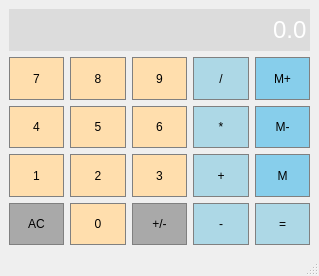
<?xml version="1.0" encoding="UTF-8"?>
<ui version="4.0">
 <class>MainWindow</class>
 <widget class="QMainWindow" name="MainWindow">
  <property name="geometry">
   <rect>
    <x>0</x>
    <y>0</y>
    <width>319</width>
    <height>276</height>
   </rect>
  </property>
  <property name="windowTitle">
   <string>MainWindow</string>
  </property>
  <widget class="QWidget" name="centralwidget">
   <layout class="QGridLayout" name="gridLayout">
    <item row="1" column="1">
     <widget class="QPushButton" name="btn8">
      <property name="sizePolicy">
       <sizepolicy hsizetype="Preferred" vsizetype="Preferred">
        <horstretch>0</horstretch>
        <verstretch>0</verstretch>
       </sizepolicy>
      </property>
      <property name="styleSheet">
       <string notr="true">QPushButton
{
	background-color: #FFDEAD;
	border: 1px solid gray;
	padding: 5px;
}

QPushButton:pressed
{
	background-color: #FFFFF0;
	border: 1px solid red;
	padding: 5px;
}</string>
      </property>
      <property name="text">
       <string>8</string>
      </property>
     </widget>
    </item>
    <item row="2" column="4">
     <widget class="QPushButton" name="btnMemoryClear">
      <property name="sizePolicy">
       <sizepolicy hsizetype="Preferred" vsizetype="Preferred">
        <horstretch>0</horstretch>
        <verstretch>0</verstretch>
       </sizepolicy>
      </property>
      <property name="styleSheet">
       <string notr="true">QPushButton
{
	background-color: #87CEEB;
	border: 1px solid gray;
	padding: 5px;
}

QPushButton:pressed
{
	background-color: #FFFFF0;
	border: 1px solid red;
	padding: 5px;
}</string>
      </property>
      <property name="text">
       <string>M-</string>
      </property>
     </widget>
    </item>
    <item row="2" column="2">
     <widget class="QPushButton" name="btn6">
      <property name="sizePolicy">
       <sizepolicy hsizetype="Preferred" vsizetype="Preferred">
        <horstretch>0</horstretch>
        <verstretch>0</verstretch>
       </sizepolicy>
      </property>
      <property name="styleSheet">
       <string notr="true">QPushButton
{
	background-color: #FFDEAD;
	border: 1px solid gray;
	padding: 5px;
}

QPushButton:pressed
{
	background-color: #FFFFF0;
	border: 1px solid red;
	padding: 5px;
}</string>
      </property>
      <property name="text">
       <string>6</string>
      </property>
     </widget>
    </item>
    <item row="3" column="2">
     <widget class="QPushButton" name="btn3">
      <property name="sizePolicy">
       <sizepolicy hsizetype="Preferred" vsizetype="Preferred">
        <horstretch>0</horstretch>
        <verstretch>0</verstretch>
       </sizepolicy>
      </property>
      <property name="styleSheet">
       <string notr="true">QPushButton
{
	background-color: #FFDEAD;
	border: 1px solid gray;
	padding: 5px;
}

QPushButton:pressed
{
	background-color: #FFFFF0;
	border: 1px solid red;
	padding: 5px;
}</string>
      </property>
      <property name="text">
       <string>3</string>
      </property>
     </widget>
    </item>
    <item row="3" column="0">
     <widget class="QPushButton" name="btn1">
      <property name="sizePolicy">
       <sizepolicy hsizetype="Preferred" vsizetype="Preferred">
        <horstretch>0</horstretch>
        <verstretch>0</verstretch>
       </sizepolicy>
      </property>
      <property name="styleSheet">
       <string notr="true">QPushButton
{
	background-color: #FFDEAD;
	border: 1px solid gray;
	padding: 5px;
}

QPushButton:pressed
{
	background-color: #FFFFF0;
	border: 1px solid red;
	padding: 5px;
}</string>
      </property>
      <property name="text">
       <string>1</string>
      </property>
     </widget>
    </item>
    <item row="3" column="4">
     <widget class="QPushButton" name="btnMemoryGet">
      <property name="sizePolicy">
       <sizepolicy hsizetype="Preferred" vsizetype="Preferred">
        <horstretch>0</horstretch>
        <verstretch>0</verstretch>
       </sizepolicy>
      </property>
      <property name="styleSheet">
       <string notr="true">QPushButton
{
	background-color: #87CEEB;
	border: 1px solid gray;
	padding: 5px;
}

QPushButton:pressed
{
	background-color: #FFFFF0;
	border: 1px solid red;
	padding: 5px;
}</string>
      </property>
      <property name="text">
       <string>M</string>
      </property>
     </widget>
    </item>
    <item row="1" column="0">
     <widget class="QPushButton" name="btn7">
      <property name="sizePolicy">
       <sizepolicy hsizetype="Preferred" vsizetype="Preferred">
        <horstretch>0</horstretch>
        <verstretch>0</verstretch>
       </sizepolicy>
      </property>
      <property name="styleSheet">
       <string notr="true">QPushButton
{
	background-color: #FFDEAD;
	border: 1px solid gray;
	padding: 5px;
}

QPushButton:pressed
{
	background-color: #FFFFF0;
	border: 1px solid red;
	padding: 5px;
}</string>
      </property>
      <property name="text">
       <string>7</string>
      </property>
     </widget>
    </item>
    <item row="2" column="1">
     <widget class="QPushButton" name="btn5">
      <property name="sizePolicy">
       <sizepolicy hsizetype="Preferred" vsizetype="Preferred">
        <horstretch>0</horstretch>
        <verstretch>0</verstretch>
       </sizepolicy>
      </property>
      <property name="styleSheet">
       <string notr="true">QPushButton
{
	background-color: #FFDEAD;
	border: 1px solid gray;
	padding: 5px;
}

QPushButton:pressed
{
	background-color: #FFFFF0;
	border: 1px solid red;
	padding: 5px;
}</string>
      </property>
      <property name="text">
       <string>5</string>
      </property>
     </widget>
    </item>
    <item row="2" column="3">
     <widget class="QPushButton" name="btnMultiply">
      <property name="sizePolicy">
       <sizepolicy hsizetype="Preferred" vsizetype="Preferred">
        <horstretch>0</horstretch>
        <verstretch>0</verstretch>
       </sizepolicy>
      </property>
      <property name="styleSheet">
       <string notr="true">QPushButton
{
	background-color: #ADD8E6;
	border: 1px solid gray;
	padding: 5px;
}

QPushButton:pressed
{
	background-color: #FFFFF0;
	border: 1px solid red;
	padding: 5px;
}</string>
      </property>
      <property name="text">
       <string>*</string>
      </property>
     </widget>
    </item>
    <item row="3" column="3">
     <widget class="QPushButton" name="btnPlus">
      <property name="sizePolicy">
       <sizepolicy hsizetype="Preferred" vsizetype="Preferred">
        <horstretch>0</horstretch>
        <verstretch>0</verstretch>
       </sizepolicy>
      </property>
      <property name="styleSheet">
       <string notr="true">QPushButton
{
	background-color: #ADD8E6;
	border: 1px solid gray;
	padding: 5px;
}

QPushButton:pressed
{
	background-color: #FFFFF0;
	border: 1px solid red;
	padding: 5px;
}</string>
      </property>
      <property name="text">
       <string>+</string>
      </property>
     </widget>
    </item>
    <item row="1" column="4">
     <widget class="QPushButton" name="btnMemoryMemAdd">
      <property name="sizePolicy">
       <sizepolicy hsizetype="Preferred" vsizetype="Preferred">
        <horstretch>0</horstretch>
        <verstretch>0</verstretch>
       </sizepolicy>
      </property>
      <property name="styleSheet">
       <string notr="true">QPushButton
{
	background-color: #87CEEB;
	border: 1px solid gray;
	padding: 5px;
}

QPushButton:pressed
{
	background-color: #FFFFF0;
	border: 1px solid red;
	padding: 5px;
}</string>
      </property>
      <property name="text">
       <string>M+</string>
      </property>
     </widget>
    </item>
    <item row="1" column="2">
     <widget class="QPushButton" name="btn9">
      <property name="sizePolicy">
       <sizepolicy hsizetype="Preferred" vsizetype="Preferred">
        <horstretch>0</horstretch>
        <verstretch>0</verstretch>
       </sizepolicy>
      </property>
      <property name="styleSheet">
       <string notr="true">QPushButton
{
	background-color: #FFDEAD;
	border: 1px solid gray;
	padding: 5px;
}

QPushButton:pressed
{
	background-color: #FFFFF0;
	border: 1px solid red;
	padding: 5px;
}</string>
      </property>
      <property name="text">
       <string>9</string>
      </property>
     </widget>
    </item>
    <item row="2" column="0">
     <widget class="QPushButton" name="btn4">
      <property name="sizePolicy">
       <sizepolicy hsizetype="Preferred" vsizetype="Preferred">
        <horstretch>0</horstretch>
        <verstretch>0</verstretch>
       </sizepolicy>
      </property>
      <property name="styleSheet">
       <string notr="true">QPushButton
{
	background-color: #FFDEAD;
	border: 1px solid gray;
	padding: 5px;
}

QPushButton:pressed
{
	background-color: #FFFFF0;
	border: 1px solid red;
	padding: 5px;
}</string>
      </property>
      <property name="text">
       <string>4</string>
      </property>
     </widget>
    </item>
    <item row="1" column="3">
     <widget class="QPushButton" name="btnDevide">
      <property name="sizePolicy">
       <sizepolicy hsizetype="Preferred" vsizetype="Preferred">
        <horstretch>0</horstretch>
        <verstretch>0</verstretch>
       </sizepolicy>
      </property>
      <property name="styleSheet">
       <string notr="true">QPushButton
{
	background-color: #ADD8E6;
	border: 1px solid gray;
	padding: 5px;
}

QPushButton:pressed
{
	background-color: #FFFFF0;
	border: 1px solid red;
	padding: 5px;
}</string>
      </property>
      <property name="text">
       <string>/</string>
      </property>
     </widget>
    </item>
    <item row="3" column="1">
     <widget class="QPushButton" name="btn2">
      <property name="sizePolicy">
       <sizepolicy hsizetype="Preferred" vsizetype="Preferred">
        <horstretch>0</horstretch>
        <verstretch>0</verstretch>
       </sizepolicy>
      </property>
      <property name="styleSheet">
       <string notr="true">QPushButton
{
	background-color: #FFDEAD;
	border: 1px solid gray;
	padding: 5px;
}

QPushButton:pressed
{
	background-color: #FFFFF0;
	border: 1px solid red;
	padding: 5px;
}</string>
      </property>
      <property name="text">
       <string>2</string>
      </property>
     </widget>
    </item>
    <item row="4" column="0">
     <widget class="QPushButton" name="btnClear">
      <property name="sizePolicy">
       <sizepolicy hsizetype="Preferred" vsizetype="Preferred">
        <horstretch>0</horstretch>
        <verstretch>0</verstretch>
       </sizepolicy>
      </property>
      <property name="styleSheet">
       <string notr="true">QPushButton
{
	background-color: #A9A9A9;
	border: 1px solid gray;
	padding: 5px;
}

QPushButton:pressed
{
	background-color: #FFFFF0;
	border: 1px solid red;
	padding: 5px;
}</string>
      </property>
      <property name="text">
       <string>AC</string>
      </property>
     </widget>
    </item>
    <item row="4" column="1">
     <widget class="QPushButton" name="btn0">
      <property name="sizePolicy">
       <sizepolicy hsizetype="Preferred" vsizetype="Preferred">
        <horstretch>0</horstretch>
        <verstretch>0</verstretch>
       </sizepolicy>
      </property>
      <property name="styleSheet">
       <string notr="true">QPushButton
{
	background-color: #FFDEAD;
	border: 1px solid gray;
	padding: 5px;
}

QPushButton:pressed
{
	background-color: #FFFFF0;
	border: 1px solid red;
	padding: 5px;
}</string>
      </property>
      <property name="text">
       <string>0</string>
      </property>
     </widget>
    </item>
    <item row="4" column="2">
     <widget class="QPushButton" name="btnChangeSign">
      <property name="sizePolicy">
       <sizepolicy hsizetype="Preferred" vsizetype="Preferred">
        <horstretch>0</horstretch>
        <verstretch>0</verstretch>
       </sizepolicy>
      </property>
      <property name="styleSheet">
       <string notr="true">QPushButton
{
	background-color: #A9A9A9;
	border: 1px solid gray;
	padding: 5px;
}

QPushButton:pressed
{
	background-color: #FFFFF0;
	border: 1px solid red;
	padding: 5px;
}</string>
      </property>
      <property name="text">
       <string>+/-</string>
      </property>
     </widget>
    </item>
    <item row="4" column="3">
     <widget class="QPushButton" name="btnSubtract">
      <property name="sizePolicy">
       <sizepolicy hsizetype="Preferred" vsizetype="Preferred">
        <horstretch>0</horstretch>
        <verstretch>0</verstretch>
       </sizepolicy>
      </property>
      <property name="styleSheet">
       <string notr="true">QPushButton
{
	background-color: #ADD8E6;
	border: 1px solid gray;
	padding: 5px;
}

QPushButton:pressed
{
	background-color: #FFFFF0;
	border: 1px solid red;
	padding: 5px;
}</string>
      </property>
      <property name="text">
       <string>-</string>
      </property>
     </widget>
    </item>
    <item row="4" column="4">
     <widget class="QPushButton" name="btnEqual">
      <property name="sizePolicy">
       <sizepolicy hsizetype="Preferred" vsizetype="Preferred">
        <horstretch>0</horstretch>
        <verstretch>0</verstretch>
       </sizepolicy>
      </property>
      <property name="styleSheet">
       <string notr="true">QPushButton
{
	background-color: #ADD8E6;
	border: 1px solid gray;
	padding: 5px;
}

QPushButton:pressed
{
	background-color: #FFFFF0;
	border: 1px solid red;
	padding: 5px;
}</string>
      </property>
      <property name="text">
       <string>=</string>
      </property>
     </widget>
    </item>
    <item row="0" column="0" colspan="5">
     <widget class="QLineEdit" name="displayLE">
      <property name="sizePolicy">
       <sizepolicy hsizetype="Preferred" vsizetype="Preferred">
        <horstretch>0</horstretch>
        <verstretch>0</verstretch>
       </sizepolicy>
      </property>
      <property name="font">
       <font>
        <family>Arial</family>
        <pointsize>18</pointsize>
       </font>
      </property>
      <property name="styleSheet">
       <string notr="true">QLineEdit
{
	background-color: #DCDCDC;
	border: 1px,  #FDF5E6;
	COLOR: #FFFFFF;
}</string>
      </property>
      <property name="text">
       <string>0.0</string>
      </property>
      <property name="alignment">
       <set>Qt::AlignRight|Qt::AlignTrailing|Qt::AlignVCenter</set>
      </property>
      <property name="readOnly">
       <bool>false</bool>
      </property>
     </widget>
    </item>
   </layout>
  </widget>
  <widget class="QMenuBar" name="menubar">
   <property name="geometry">
    <rect>
     <x>0</x>
     <y>0</y>
     <width>319</width>
     <height>21</height>
    </rect>
   </property>
  </widget>
  <widget class="QStatusBar" name="statusbar"/>
 </widget>
 <resources/>
 <connections/>
</ui>
